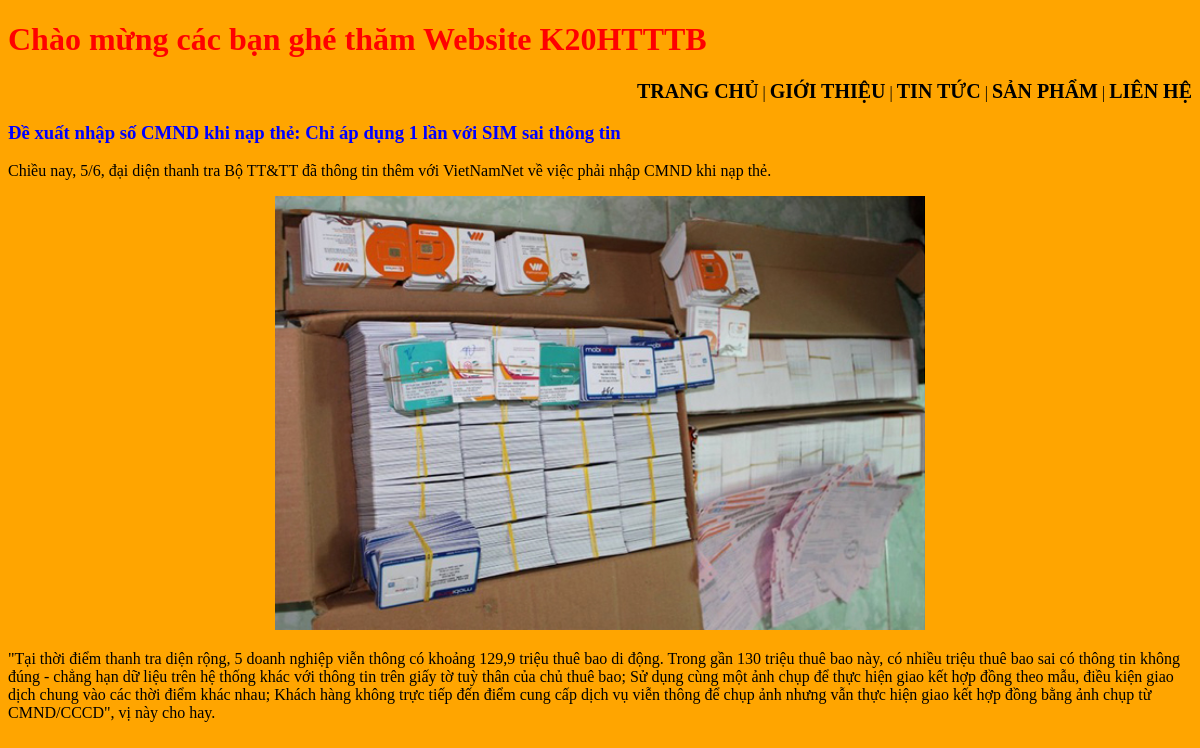
The page /tin_tuc_chi_tiet.php?id=9 on the database its author committed.
### tables this page shows
CREATE TABLE `tbl_tin_tuc` (
  `id_tin_tuc` int(11) NOT NULL,
  `id_loai_tin_tuc` int(11) NOT NULL,
  `tieu_de` varchar(200) NOT NULL,
  `mo_ta` varchar(500) NOT NULL,
  `anh_minh_hoa` varchar(200) DEFAULT NULL,
  `noi_dung` text NOT NULL,
  `ghi_chu` text DEFAULT NULL
);

### tin_tuc_chi_tiet.php (the view, shortened to what this page needs)
<!DOCTYPE html>
<html>
<head>
	<link rel="stylesheet" type="text/css" href="./css/style.css">
</head>
<body>
	<h1 style="color: red;">Chào mừng các bạn ghé thăm Website K20HTTTB</h1>
	<p style="text-align: right;" id="dieuhuong"><a href=".\index.php">Trang chủ</a> | <a href=".\gioi_thieu.php">Giới thiệu</a> | <a href=".\tin_tuc.php">Tin tức</a> | <a href=".\san_pham.php">Sản phẩm</a> | <a href=".\lien_he.php">Liên hệ</a></p>
	<?php
		$id_tin_tuc = $_GET["id"];
		$ket_noi = mysqli_connect("localhost", "root", "", "k20htttb_db");
		$sql = "
			SELECT *
			FROM tbl_tin_tuc
			WHERE id_tin_tuc='".$id_tin_tuc."'
		";
		$noi_dung_tin_tuc = mysqli_query($ket_noi, $sql);
		while ($row = mysqli_fetch_array($noi_dung_tin_tuc)) {
	;?>
	<h3><?php echo $row["tieu_de"];?></h3>
	<p><?php echo $row["mo_ta"];?></p>
	<p style="text-align: center;"><img src="./img/<?php
		if ($row["anh_minh_hoa"]<>"") {
			echo $row["anh_minh_hoa"];
		} else {
			echo "no_image.png";
		}
	;?>" width="650px" height="auto"></p>
	<p><?php echo $row["noi_dung"];?></p>
	<?php
		}
	;?>
</body>
</html>

### css/style.css (style rules this page uses)
body { background-color: orange; }
h3 { font-weight: bold; color: blue; }
a { text-decoration-line: none; font-size: 20px; font-weight: bold; color: black; }
a:link { color: black; }
#dieuhuong { text-transform: uppercase; }

### rows shown on the page
tbl_tin_tuc: tieu_de "Đề xuất nhập số CMND khi nạp thẻ: Chỉ áp dụng 1 lần với SIM sai thông tin", mo_ta "Chiều nay, 5/6, đại diện thanh tra Bộ TT&TT đã thông tin thêm với VietNamNet về việc phải nhập CMND khi nạp thẻ.", anh_minh_hoa (picture), noi_dung "\"Tại thời điểm thanh tra diện rộng, 5 doanh nghiệp viễn thông có khoảng 129,9 triệu thuê bao di động. Trong gần 130 triệu thuê bao này, có nhiều triệu thuê bao sai có thông tin không đúng - chẳng hạn dữ liệu trên hệ thống khác với thông tin trên giấy tờ tuỳ thân của chủ thuê bao; Sử dụng cùng một ảnh chụp để thực hiện giao kết hợp đồng theo mẫu, điều kiện giao dịch chung vào các thời điểm khác nhau; Khách hàng không trực tiếp đến điểm cung cấp dịch vụ viễn thông để chụp ảnh nhưng vẫn thực hiện giao kết hợp đồng bằng ảnh chụp từ CMND/CCCD\", vị này cho hay."
